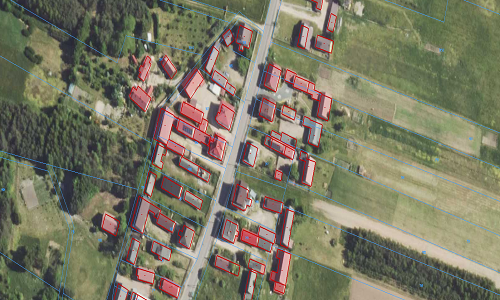
#> input picture geoportal.png, 500 x 300 px; its folder holds only this picture in this run
$ python -i mapCreator.py   (imports and definitions only)
#> lines starting #> are read from the running program, lines starting #| are printed output that depends on the picture
#> further down, picture is the input picture: PIL image 500x300 RGB; mean R, G, B 123.2, 121.1, 100.7
import time
import tkinter as tk
from PIL import ImageGrab
import os
from PIL import Image, ImageEnhance
import keyboard
from PIL import ImageOps
from variables import obserwatorium_drag_values, geoportal_drag_values, current_drag_values, desktop_path, obserwatorium_delete_colors
from libs.dragFunctions import click_and_drag_right, click_and_drag_left, click_and_drag_top, click_and_drag_bottom
from libs.keyEvents import on_key_event


# STOP PROGRAM key event
# [1 line not run here, left out]


# MAKE SCREENSHOT
# [18 lines left out: functions makeScreenshot, cleanupScreenshots, not called in this run]

# GEOPORTAL - CHANGE SATURATION
def changeSaturationFunc(img):
    global obserwatorium_delete_colors
    # Convert the image to HSV color space
    img_hsv = img.convert("HSV")
#> img_hsv: PIL image 500x300 HSV; mean H, S, V 67.3, 62.7, 130.9

    # Adjust the saturation
    saturation_factor = 0.15
    saturation_enhancer = ImageEnhance.Color(img_hsv)
    img_hsv_saturation = saturation_enhancer.enhance(saturation_factor)
#> img_hsv_saturation: PIL image 500x300 HSV; mean H, S, V 9.6, 8.9, 120.7

    # Convert the image back to RGB color space
    img_result = img_hsv_saturation.convert("RGB")
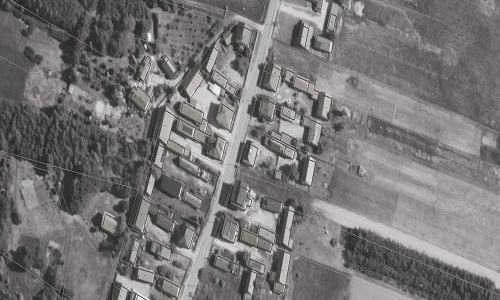
#> img_result: PIL image 500x300 RGB; mean R, G, B 120.7, 117.5, 116.5

    # Return the processed image
    return img_result

# OBSERWATORIUM - DELETE COLORS
obserwatorium_delete_colors = [(211, 250, 197), (249, 215, 152), (239, 241, 228), (197, 205, 193), (202, 174, 218), (199, 172, 215), (173, 210, 212), (230, 231, 230), (212, 213, 210), (255, 221, 158), (244, 239, 180), (181, 209, 205), (194, 219, 221), (251, 218, 152), (255, 201, 97), (249, 234, 188), (246, 218, 218), (235, 229, 231), (180, 215, 158), (228, 239, 220), (219, 250, 176), (248, 233, 187), (202, 204, 201), (232, 232, 232), (230, 238, 227), (251, 237, 188), (245, 231, 184), (203, 225, 231), (214, 230, 246), (201, 218, 249), (246, 215, 190), (210, 210, 210), (227, 232, 234), (228, 229, 227), (201, 255, 161), (132, 210, 184), (241, 228, 179), (198, 214, 248), (237, 207, 214), (209, 209, 209), (195, 169, 210), (255, 170, 0), (225, 225, 225), (214, 217, 212), (192, 224, 234), (184, 218, 225), (248, 214, 151), (218, 218, 174), (239, 222, 188), (115, 76, 0), (211, 246, 221)]

# [171 lines left out: functions turn_colors_to_white, make_darker, startScrollingGeoportal, startScrollingObserwatorium, changeMapType, not called in this run]


# Create the tkinter window
# [4 lines not run here, left out]


##
# Map type
##

map = 'Geoportal'

# [1 line that did not run here, left out]
# [2 lines not run here, left out]

image1 = tk.PhotoImage(file="obserwatorium.png")
image2 = tk.PhotoImage(file="geoportal.png")

# [1 line that did not run here, left out]
# [1 line not run here, left out]

# [1 line that did not run here, left out]
# [1 line not run here, left out]

##
# Map settings
##

# [1 line that did not run here, left out]
# [2 lines not run here, left out]

# Create the inputs for rows and columns
# [1 line that did not run here, left out]
# [1 line not run here, left out]
# [1 line that did not run here, left out]
# [2 lines not run here, left out]

# [1 line that did not run here, left out]
# [1 line not run here, left out]
# [1 line that did not run here, left out]
# [2 lines not run here, left out]

# [1 line that did not run here, left out]
# [1 line not run here, left out]
# [1 line that did not run here, left out]
# [2 lines not run here, left out]

# [1 line that did not run here, left out]
# [1 line not run here, left out]
# [1 line that did not run here, left out]
# [2 lines not run here, left out]

# [1 line that did not run here, left out]
# [1 line not run here, left out]
# [1 line that did not run here, left out]
# [2 lines not run here, left out]


##
# OBSERWATORIUM SETTINGS
##

# [1 line that did not run here, left out]
# [1 line not run here, left out]

# create a variable to hold the checkbox state
usunKolor_state = tk.BooleanVar()

# create the checkbox using Checkbutton
# [1 line that did not run here, left out]

# pack the checkbox onto the window
# [1 line not run here, left out]

# create a variable to hold the checkbox state
zrobCzarne_state = tk.BooleanVar()

# create the checkbox using Checkbutton
# [1 line that did not run here, left out]

# pack the checkbox onto the window
# [1 line not run here, left out]

# Create the start button
# [1 line that did not run here, left out]
# [4 lines not run here, left out]


##
# GEOPORTAL SETTINGS
##

# [1 line that did not run here, left out]
# [1 line not run here, left out]

# create a variable to hold the checkbox state
changeSaturation_state = tk.BooleanVar()

# create the checkbox using Checkbutton
# [1 line that did not run here, left out]

# pack the checkbox onto the window
# [1 line not run here, left out]

# Create the start button
# [1 line that did not run here, left out]
# [11 lines not run here, left out]

>>> from PIL import Image
>>> picture = Image.open('geoportal.png')
>>> result = changeSaturationFunc(picture)
